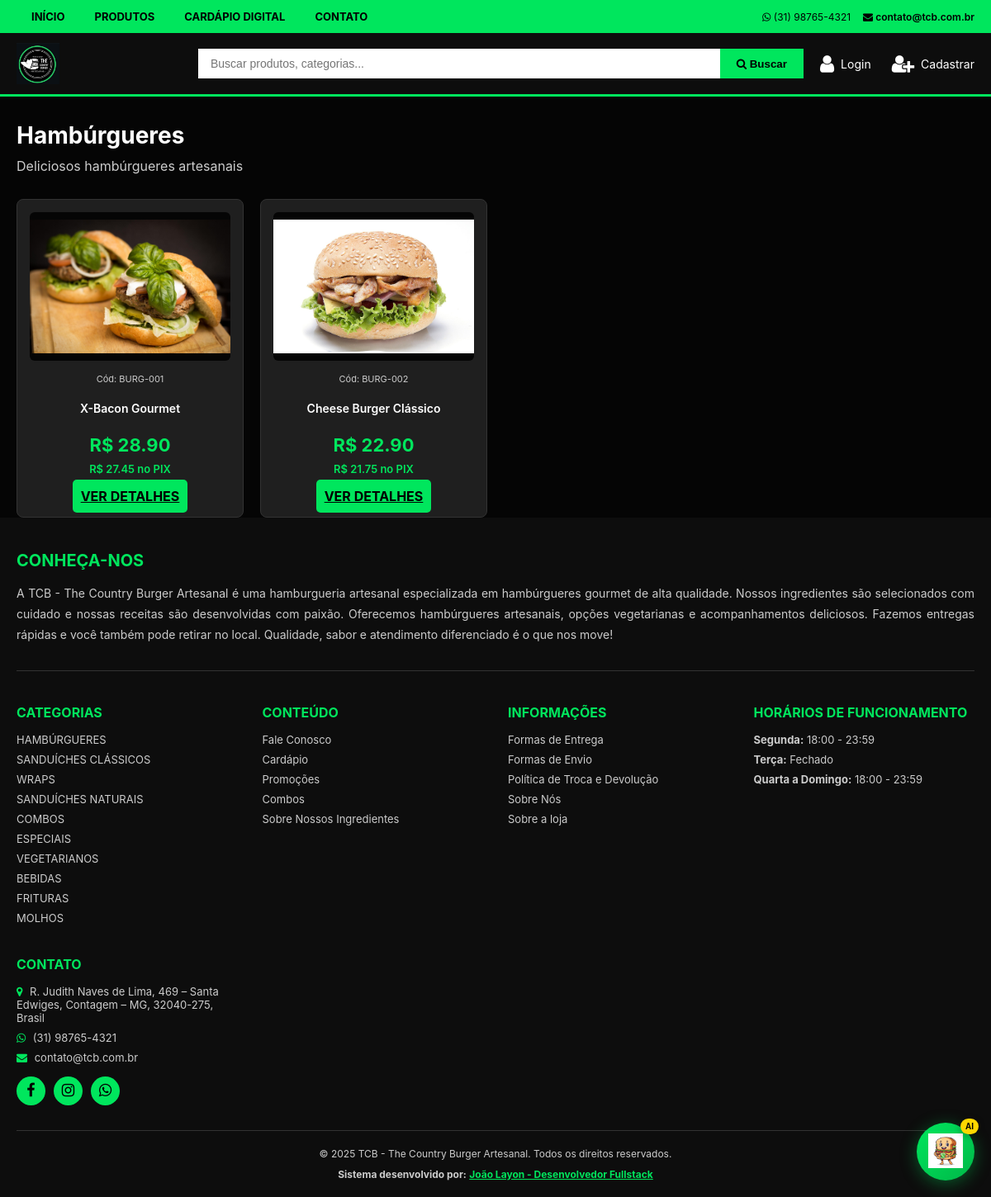
The page /categoria/1 on the database its author committed.
### app/models.py (models this page shows, shortened)
class Category(db.Model):
    id = db.Column(db.Integer, primary_key=True)
    name = db.Column(db.String(100), nullable=False, unique=True)
    description = db.Column(db.Text)
    image_url = db.Column(db.String(500))
    created_at = db.Column(db.DateTime, default=utcnow_brasilia)
    products = db.relationship('Product', backref='category', lazy=True)

class Product(db.Model):
    id = db.Column(db.Integer, primary_key=True)
    name = db.Column(db.String(200), nullable=False)
    code = db.Column(db.String(50), unique=True, nullable=False)
    description = db.Column(db.Text)
    price = db.Column(db.Float, nullable=False)
    stock = db.Column(db.Integer, default=0)
    image_url = db.Column(db.String(500))
    image_url_2 = db.Column(db.String(500))
    image_url_3 = db.Column(db.String(500))
    image_url_4 = db.Column(db.String(500))
    image_url_5 = db.Column(db.String(500))
    category_id = db.Column(db.Integer, db.ForeignKey('category.id'))
    featured = db.Column(db.Boolean, default=False)
    active = db.Column(db.Boolean, default=True)
    created_at = db.Column(db.DateTime, default=utcnow_brasilia)

### app/routes/main.py (the view)
@main_bp.route('/categoria/<int:category_id>')
def category_products(category_id):
    category = Category.query.get_or_404(category_id)
    categories = Category.query.all()
    products = Product.query.filter_by(category_id=category_id, active=True).all()
    return render_template('category.html', category=category, categories=categories, products=products)

### app/models.py (called while the page is built)
    @staticmethod
    def get_setting(key, default=None):
        setting = StoreSettings.query.filter_by(setting_key=key).first()
        return setting.setting_value if setting else default

### app/templates/category.html (shortened to what this page needs)
{% extends "base.html" %}
{% block content %}
<div class="content_section" style="margin-top: 30px;">
    <h2 style="font-size: 28px; margin-bottom: 10px; color: #ffffff;">{{ category.name }}</h2>
    <p style="color: #cccccc; margin-bottom: 30px;">{{ category.description }}</p>
    {% if products %}
    <div class="products_grid">
        {% for product in products %}
        <div class="product_card">
            <div class="product_image">
                {% if product.image_url %}
                <img src="{{ product.image_url }}" alt="{{ product.name }}" style="max-width: 100%; max-height: 180px; object-fit: contain;">
                {% else %}
                <i class="fa fa-microchip"></i>
                {% endif %}
            </div>
            <div class="product_code">Cód: {{ product.code }}</div>
            <div class="product_name">{{ product.name }}</div>
            <div class="product_price">R$ {{ "%.2f"|format(product.price) }}</div>
            <div class="product_pix">R$ {{ "%.2f"|format(product.price * 0.95) }} no PIX</div>
            <a href="{{ url_for('main.product_detail', product_id=product.id) }}" class="btn_buy">VER DETALHES</a>
        </div>
        {% endfor %}
    </div>
    {% endif %}
</div>
{% endblock %}

### app/templates/base.html (shortened to what this page needs)
<!DOCTYPE html>
<html lang="pt-BR">
<head>
    <link rel="stylesheet" href="https://cdnjs.cloudflare.com/ajax/libs/font-awesome/4.7.0/css/font-awesome.min.css">
    <link rel="stylesheet" href="{{ url_for('static', filename='css/style.css') }}">
</head>
<body>
    <nav class="top_nav">
        <div class="top_nav_container">
            <ul class="top_nav_left">
                <li><a href="{{ url_for('main.index') }}">Início</a></li>
                <li><a href="{{ url_for('main.index') }}#produtos">Produtos</a></li>
                <li><a href="{{ url_for('digital_menu.index') }}">Cardápio Digital</a></li>
                <li><a href="#contato">Contato</a></li>
            </ul>
            <div class="top_nav_right">
                <span><i class="fa fa-whatsapp"></i> {{ store_settings.store_phone }}</span>
                <a href="mailto:{{ store_settings.store_email }}"><i class="fa fa-envelope"></i> {{ store_settings.store_email }}</a>
            </div>
        </div>
    </nav>
    <header class="header_main">
        <div class="header_main_container">
            <a href="{{ url_for('main.index') }}" class="logo">
                {% if store_settings.store_logo %}
                    <img src="{{ store_settings.store_logo }}" alt="{{ store_settings.store_name }}" style="height: 50px;">
                {% else %}
                    <h1 style="color: var(--color-red); font-size: 24px; font-weight: 700; margin: 0;">{{ store_settings.store_name }}</h1>
                {% endif %}
            </a>
            <form class="search-form" action="{{ url_for('main.search') }}" method="GET">
                <input type="text" name="q" class="search-input" placeholder="Buscar produtos, categorias..." value="{{ request.args.get('q', '') }}">
                <button type="submit" class="search-btn">
                    <i class="fa fa-search"></i> Buscar
                </button>
            </form>
            <div class="header_actions">
                {% if current_user.is_authenticated %}
                    {% if current_user.is_admin %}
                        <a href="{{ url_for('admin.dashboard') }}" class="header_action" style="color: #FFD700;">
                            <i class="fa fa-user-secret"></i>
                            <span>Admin</span>
                        </a>
                    {% endif %}
                    <a href="{{ url_for('cart.view_cart') }}" class="header_action">
                        <i class="fa fa-shopping-cart"></i>
                        <span>Carrinho</span>
                    </a>
                    <a href="{{ url_for('cart.my_orders') }}" class="header_action">
                        <i class="fa fa-list"></i>
                        <span>Pedidos</span>
                    </a>
                    <a href="{{ url_for('auth.change_password') }}" class="header_action">
                        <i class="fa fa-lock"></i>
                        <span>Senha</span>
                    </a>
                    <a href="{{ url_for('auth.logout') }}" class="header_action">
                        <i class="fa fa-sign-out"></i>
                        <span>Sair</span>
                    </a>
                {% else %}
                    <a href="{{ url_for('auth.login') }}" class="header_action">
                        <i class="fa fa-user"></i>
                        <span>Login</span>
                    </a>
                    <a href="{{ url_for('auth.register') }}" class="header_action">
                        <i class="fa fa-user-plus"></i>
                        <span>Cadastrar</span>
                    </a>
                {% endif %}
            </div>
        </div>
    </header>
    {% block content %}{% endblock %}
    <div id="aiChatWidget" class="ai-chat-widget">
        <button id="aiChatToggle" class="ai-chat-toggle" title="Assistente Virtual">
            <img src="{{ url_for('static', filename='images/sandwich_whatsapp_mascot.png') }}" alt="Assistente Virtual" class="ai-chat-icon">
            <span class="ai-chat-badge">AI</span>
        </button>
    </div>
    <footer class="footer">
        <div class="footer_container">
            <div class="footer_about">
                <h3>CONHEÇA-NOS</h3>
                <p>A {{ store_settings.store_name }} é uma hamburgueria artesanal especializada em hambúrgueres gourmet de alta qualidade. Nossos ingredientes são selecionados com cuidado e nossas receitas são desenvolvidas com paixão. Oferecemos hambúrgueres artesanais, opções vegetarianas e acompanhamentos deliciosos. Fazemos entregas rápidas e você também pode retirar no local. Qualidade, sabor e atendimento diferenciado é o que nos move!</p>
            </div>
            <div class="footer_grid">
                <div class="footer_column">
                    <h3>Categorias</h3>
                    <ul>
                        {% for category in categories %}
                        <li><a href="{{ url_for('main.category_products', category_id=category.id) }}">{{ category.name|upper }}</a></li>
                        {% endfor %}
                    </ul>
                </div>
                <div class="footer_column">
                    <h3>Conteúdo</h3>
                    <ul>
                        <li><a href="#contato">Fale Conosco</a></li>
                        <li><a href="{{ url_for('main.index') }}">Cardápio</a></li>
                        <li><a href="{{ url_for('main.index') }}#produtos">Promoções</a></li>
                        <li><a href="#">Combos</a></li>
                        <li><a href="#">Sobre Nossos Ingredientes</a></li>
                    </ul>
                </div>
                <div class="footer_column">
                    <h3>Informações</h3>
                    <ul>
                        <li><a href="#">Formas de Entrega</a></li>
                        <li><a href="#">Formas de Envio</a></li>
                        <li><a href="#">Política de Troca e Devolução</a></li>
                        <li><a href="#">Sobre Nós</a></li>
                        <li><a href="#">Sobre a loja</a></li>
                    </ul>
                </div>
                <div class="footer_column">
                    <h3>Horários de Funcionamento</h3>
                    <ul>
                        <li><strong>Segunda:</strong> {{ store_settings.opening_hours_monday }}</li>
                        <li><strong>Terça:</strong> {{ store_settings.opening_hours_tuesday }}</li>
                        <li><strong>Quarta a Domingo:</strong> {{ store_settings.opening_hours_wednesday }}</li>
                    </ul>
                </div>
                <div class="footer_column">
                    <h3>Contato</h3>
                    <ul>
                        <li><i class="fa fa-map-marker"></i> {{ store_settings.store_address }}</li>
                        <li><i class="fa fa-whatsapp"></i> {{ store_settings.store_phone }}</li>
                        <li><i class="fa fa-envelope"></i> {{ store_settings.store_email }}</li>
                    </ul>
                    <div class="footer_social">
                        <a href="#" title="Facebook"><i class="fa fa-facebook"></i></a>
                        <a href="#" title="Instagram"><i class="fa fa-instagram"></i></a>
                        <a href="https://wa.me/{{ store_settings.store_whatsapp }}" target="_blank" title="WhatsApp"><i class="fa fa-whatsapp"></i></a>
                    </div>
                </div>
            </div>
            <div class="footer_bottom">
                <p>&copy; 2025 {{ store_settings.store_name }}. Todos os direitos reservados.</p>
                <p style="margin-top: 10px;">
                    <strong>Sistema desenvolvido por:</strong>
                    <a href="https://dujao22.github.io/Apresentacao_Solucoes_Digitais-/" target="_blank" style="color: var(--color-red); font-weight: bold;">
                        João Layon - Desenvolvedor Fullstack
                    </a>
                </p>
            </div>
        </div>
    </footer>
</body>
</html>

### rows shown on the page
Category: name "Hambúrgueres", description "Deliciosos hambúrgueres artesanais", name "HAMBÚRGUERES"
Product: image_url (picture), code "BURG-001", name "X-Bacon Gourmet", price "28.90", product.price*0.95 "27.45"
Product: image_url (picture), code "BURG-002", name "Cheese Burger Clássico", price "22.90", product.price*0.95 "21.75"
Category: name "SANDUÍCHES CLÁSSICOS"
Category: name "WRAPS"
Category: name "SANDUÍCHES NATURAIS"
Category: name "COMBOS"
Category: name "ESPECIAIS"
Category: name "VEGETARIANOS"
Category: name "BEBIDAS"
Category: name "FRITURAS"
Category: name "MOLHOS"

### other values the page prints
{{ store_settings.store_phone }} "(31) 98765-4321"
{{ store_settings.store_email }} "contato@tcb.com.br"
{{ store_settings.store_name }} "TCB - The Country Burger Artesanal"
{{ store_settings.opening_hours_monday }} "18:00 - 23:59"
{{ store_settings.opening_hours_tuesday }} "Fechado"
{{ store_settings.opening_hours_wednesday }} "18:00 - 23:59"
{{ store_settings.store_address }} "R. Judith Naves de Lima, 469 – Santa Edwiges, Contagem – MG, 32040-275, Brasil"
